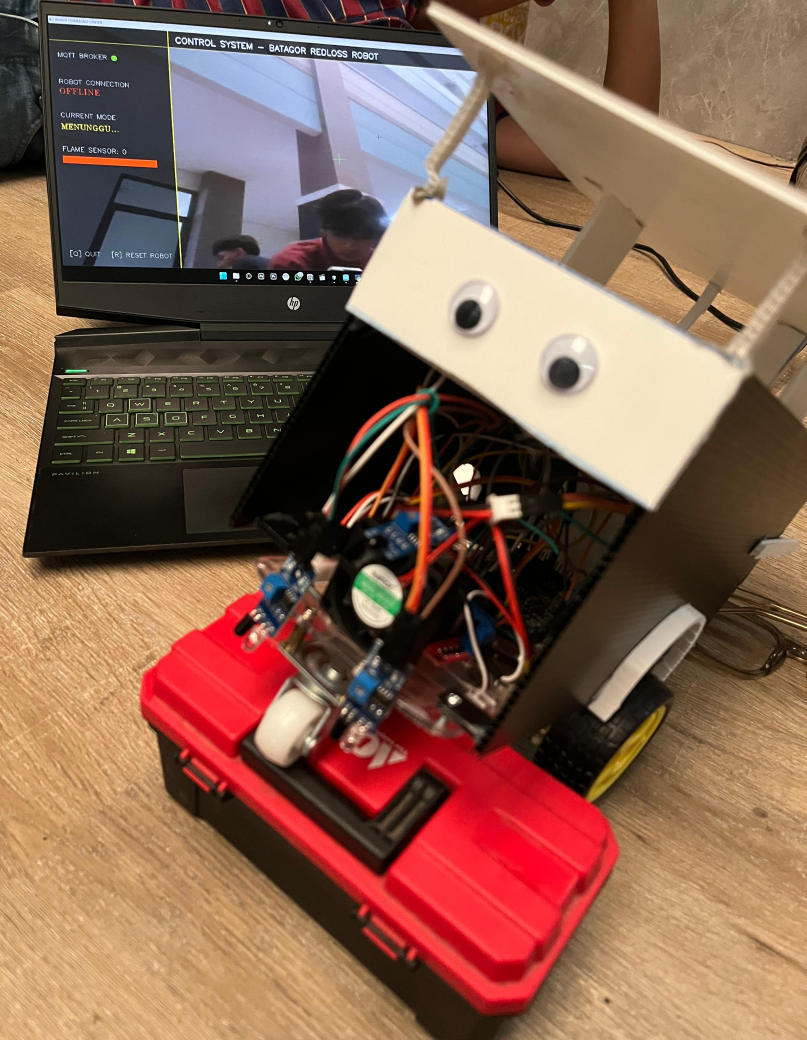
#> input picture robot.jpg, 2419 x 3119 px, given in place of the camera (shown at 1/3 size)
$ python Tampilan.py
#> lines starting #> are read from the running program, lines starting #| are printed output that depends on the picture; after the words box and inside, x2 and y2 are one past the last pixel; in counts of white or black regions, pixels touching at a corner belong together
import cv2
import paho.mqtt.client as mqtt
import numpy as np
import time

# ================= KONFIGURASI =================
MQTT_BROKER = "localhost"  # Ganti IP jika beda laptop
MQTT_PORT = 1883
WINDOW_NAME = "ROBOT COMMAND CENTER"
TARGET_WIDTH = 1280
TARGET_HEIGHT = 720

# Topik
TOPIC_STATUS = "robot/status"
TOPIC_SENSOR = "robot/sensor/flame"
TOPIC_COMMAND = "robot/command"

# ================= VARIABEL STATUS =================
broker_connected = False
robot_last_seen = 0
robot_online = False
robot_current_status = "MENUNGGU..."
sensor_value = "0"

visual_fire_detected = False
last_visual_state = False

# ================= MQTT HANDLERS =================
def on_connect(client, userdata, flags, rc):
    global broker_connected
    if rc == 0:
        broker_connected = True
        print("✅ PYTHON: Terhubung ke Broker MQTT!")
        client.subscribe(TOPIC_STATUS)
        client.subscribe(TOPIC_SENSOR)
    else:
        print(f"❌ PYTHON: Gagal Konek Broker (Code: {rc})")

def on_message(client, userdata, msg):
    global robot_last_seen, robot_online, robot_current_status, sensor_value

    payload = msg.payload.decode()
    topic = msg.topic

    robot_last_seen = time.time()
    robot_online = True

    if topic == TOPIC_STATUS:
        robot_current_status = payload
    elif topic == TOPIC_SENSOR:
        sensor_value = payload

# ================= CV & VISUAL UTILS =================
def draw_modern_hud(frame):
    global robot_online

    # 1. Base Layer & Overlay
    height, width, _ = frame.shape
    overlay = frame.copy()

    # --- SIDE PANEL (KIRI) ---
    panel_width = 320
    cv2.rectangle(overlay, (0, 0), (panel_width, height), (20, 20, 20), -1)

    # --- HEADER PANEL ---
    cv2.rectangle(overlay, (0, 0), (width, 50), (10, 10, 10), -1)

    # Alpha Blending
    alpha = 0.7
    cv2.addWeighted(overlay, alpha, frame, 1 - alpha, 0, frame)

    # --- GARIS DEKORATIF ---
    cv2.line(frame, (panel_width, 0), (panel_width, height), (0, 255, 255), 2)
    cv2.line(frame, (0, 50), (width, 50), (0, 255, 255), 1)

    # --- HEADER TEXT ---
    cv2.putText(frame, "CONTROL SYSTEM - BATAGOR REDLOSS ROBOT", (panel_width + 20, 35),
                cv2.FONT_HERSHEY_SIMPLEX, 0.8, (255, 255, 255), 2)

    # --- CROSSHAIR (TARGET) ---
    center_x, center_y = width // 2 + (panel_width // 2), height // 2
    cv2.line(frame, (center_x - 20, center_y), (center_x + 20, center_y), (0, 255, 0), 1)
    cv2.line(frame, (center_x, center_y - 20), (center_x, center_y + 20), (0, 255, 0), 1)

    # --- LOGIC STATUS ---
    if time.time() - robot_last_seen > 3.0:
        robot_online = False

    col_broker = (0, 255, 0) if broker_connected else (0, 0, 255)

    if robot_online:
        col_robot = (0, 255, 0)
        status_txt = "ONLINE"
    else:
        col_robot = (0, 0, 255)
        status_txt = "OFFLINE"

    # --- ISI SIDE PANEL ---
    x_pad = 20
    y_start = 100
    line_height = 40

    # 1. Broker Status
    cv2.putText(frame, "MQTT BROKER", (x_pad, y_start), cv2.FONT_HERSHEY_SIMPLEX, 0.6, (200, 200, 200), 1)
    cv2.circle(frame, (x_pad + 150, y_start - 5), 8, col_broker, -1)

    # 2. Robot Connection
    y_start += line_height * 2
    cv2.putText(frame, "ROBOT CONNECTION", (x_pad, y_start), cv2.FONT_HERSHEY_SIMPLEX, 0.6, (200, 200, 200), 1)
    cv2.putText(frame, status_txt, (x_pad, y_start + 30), cv2.FONT_HERSHEY_TRIPLEX, 0.8, col_robot, 1)

    # 3. Robot Mode
    y_start += int(line_height * 2.5)
    cv2.putText(frame, "CURRENT MODE", (x_pad, y_start), cv2.FONT_HERSHEY_SIMPLEX, 0.6, (200, 200, 200), 1)
    cv2.putText(frame, str(robot_current_status), (x_pad, y_start + 35), cv2.FONT_HERSHEY_TRIPLEX, 0.7, (0, 255, 255), 1)

    # 4. Sensor Value
    y_start += int(line_height * 2.5)

    try:
        val_int = int(sensor_value)
    except:
        val_int = 4095

    bar_width = int(((4095 - val_int) / 4095) * 250)
    if bar_width < 0: bar_width = 0

    cv2.putText(frame, f"FLAME SENSOR: {sensor_value}", (x_pad, y_start), cv2.FONT_HERSHEY_SIMPLEX, 0.6, (200, 200, 200), 1)

    cv2.rectangle(frame, (x_pad, y_start + 15), (x_pad + 250, y_start + 35), (50, 50, 50), -1)
    bar_color = (0, 255, 0)
    if val_int < 1000: bar_color = (0, 0, 255)
    elif val_int < 2500: bar_color = (0, 165, 255)

    cv2.rectangle(frame, (x_pad, y_start + 15), (x_pad + bar_width, y_start + 35), bar_color, -1)

    # --- FOOTER INSTRUCTIONS ---
    cv2.putText(frame, "[Q] QUIT   [R] RESET ROBOT", (x_pad, height - 30), cv2.FONT_HERSHEY_SIMPLEX, 0.6, (150, 150, 150), 1)

    return frame

# ================= BAGIAN PENTING: ALGORITMA DETEKSI API =================
def process_frame(frame):
    global visual_fire_detected

    # 1. Blur untuk mengurangi noise kamera
    blur = cv2.GaussianBlur(frame, (21, 21), 0)

    # 2. Convert ke HSV
    hsv = cv2.cvtColor(blur, cv2.COLOR_BGR2HSV)

    # --- LOGIKA STRICT (KETAT) UNTUK API ---
    # Api biasanya memiliki:
    # - Hue: Kuning ke Merah (0-30)
    # - Saturation: Sangat Tinggi (Api itu warnanya pekat, bukan pucat) > 130
    # - Value: Sangat Terang (Api itu sumber cahaya) > 180

    # Range untuk warna API (Kuning-Oranye Terang)
    lower = np.array([0, 130, 180], dtype="uint8")
    upper = np.array([35, 255, 255], dtype="uint8")

    mask = cv2.inRange(hsv, lower, upper)

    # 3. Morphological Transformations (Pembersihan Noise)
    # Erosi untuk menghilangkan titik-titik kecil (noise cahaya lampu)
    # Dilasi untuk mempertegas area api yang sesungguhnya
    mask = cv2.erode(mask, None, iterations=2)
    mask = cv2.dilate(mask, None, iterations=2)

    contours, _ = cv2.findContours(mask, cv2.RETR_EXTERNAL, cv2.CHAIN_APPROX_SIMPLE)

    visual_fire_detected = False

    for cnt in contours:
        # Filter ukuran: hanya anggap api jika areanya cukup besar (> 300px)
        # Tapi jangan terlalu kecil agar tidak mendeteksi lampu led indikator
        area = cv2.contourArea(cnt)

        if area > 300:
            visual_fire_detected = True
            x, y, w, h = cv2.boundingRect(cnt)

            # --- VISUALISASI KOTAK MERAH BERKEDIP ---
            # Kotak merah
            cv2.rectangle(frame, (x, y), (x+w, y+h), (0, 0, 255), 2)

            # Label
            cv2.rectangle(frame, (x, y-30), (x+150, y), (0, 0, 255), -1)
            cv2.putText(frame, f"API! ({int(area)})", (x+5, y-8), cv2.FONT_HERSHEY_SIMPLEX, 0.7, (255, 255, 255), 2)

    return frame

# ================= MAIN LOOP =================
client = mqtt.Client()
client.on_connect = on_connect
client.on_message = on_message

print("Menghubungkan ke MQTT...")
try:
    client.connect(MQTT_BROKER, MQTT_PORT, 60)
    client.loop_start()
except:
    print("GAGAL KONEK BROKER. Pastikan Mosquitto jalan!")

# Setup Window
cv2.namedWindow(WINDOW_NAME, cv2.WINDOW_NORMAL)
cv2.resizeWindow(WINDOW_NAME, 1024, 600)

cap = cv2.VideoCapture(0)

# Setting Exposure Manual (Opsional, agar background lebih gelap dan api lebih jelas)
# cap.set(cv2.CAP_PROP_EXPOSURE, -6.0)

try:
    while True:
        ret, raw_frame = cap.read()
#> raw_frame is the input picture: shape (3119, 2419, 3); mean B, G, R 82.4, 100, 136.2
        if not ret: break

        frame = cv2.resize(raw_frame, (TARGET_WIDTH, TARGET_HEIGHT))

        # Deteksi Api yang sudah diperbaiki
        frame = process_frame(frame)
#> in process_frame, `hsv = cv2.cvtColor(blur, cv2.COLOR_BGR2HSV)`: hsv: shape (720, 1280, 3); mean H, S, V 41, 113.8, 139.2
#> in process_frame, `mask = cv2.inRange(hsv, lower, upper)`: mask: shape (720, 1280); 1.6% white; 103 white regions (77 under 20 px), largest, box (x1, y1, x2, y2) and area: (218, 403, 412, 506) 2009, (652, 284, 687, 419) 1889, (33, 487, 131, 541) 1878
#> in process_frame, `mask = cv2.erode(mask, None, iterations=2)`: mask: shape (720, 1280); 0.68% white; 27 white regions (13 under 20 px), largest, box (x1, y1, x2, y2) and area: (655, 286, 685, 416) 1193, (37, 491, 122, 534) 1160, (0, 242, 72, 267) 905
#> in process_frame, `mask = cv2.dilate(mask, None, iterations=2)`:
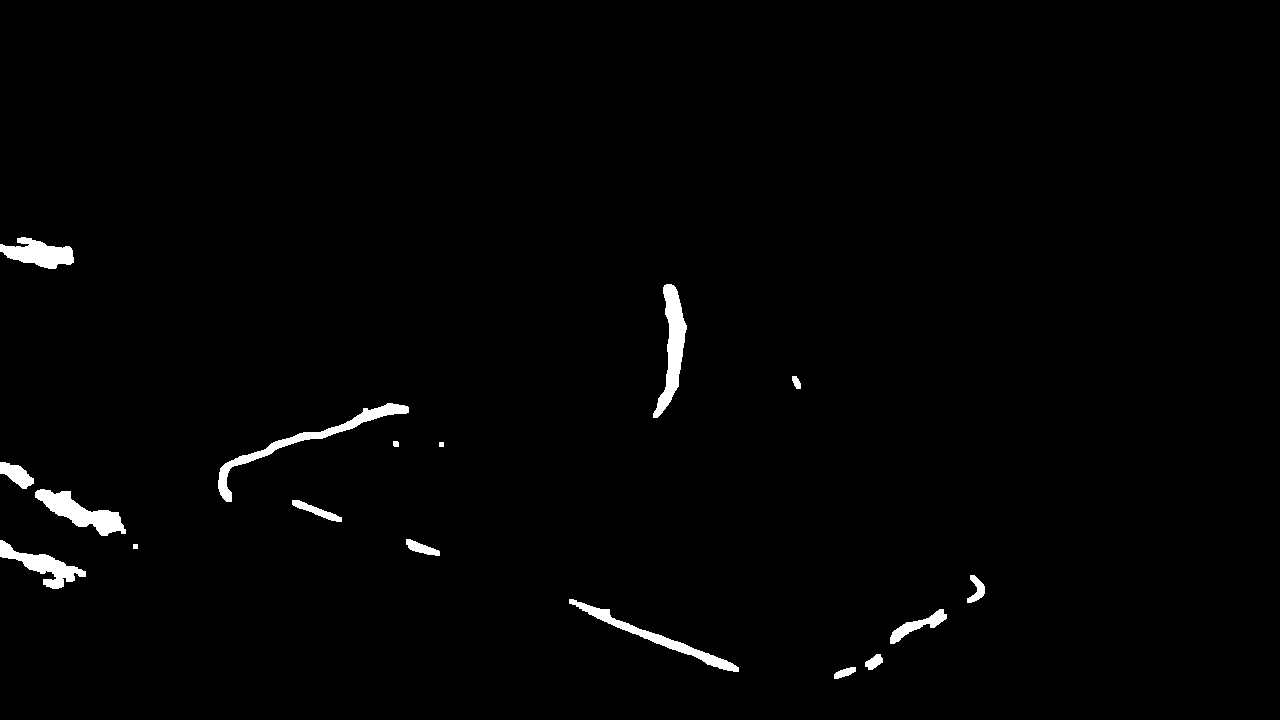
#> mask: shape (720, 1280); 1.3% white; 17 white regions
#> in process_frame, `contours, _ = cv2.findContours(mask, cv2.RETR_EXTERNAL, cv2.CHAIN_APPR..`: contours = 17 contours, 2 with area under 20; largest, box (x1, y1, x2, y2) and area: (653, 284, 687, 418) 1742, (218, 403, 409, 502) 1717, (35, 489, 126, 536) 1628, (569, 599, 739, 672) 1354, (0, 237, 74, 269) 1300
#> the loop in process_frame, `for cnt in contours:` made 17 passes
#> (area, x, y, w, h) on passes 3, 4, 7, 9, 10, 11, 14, 16, 17: (544.5, 890, 609, 57, 35), (1354.5, 569, 599, 170, 73), (1264.5, 0, 540, 86, 49), (303, 292, 500, 50, 22), (1627.5, 35, 489, 91, 47), (460.5, 0, 462, 34, 27), (1717, 218, 403, 191, 99), (1741.5, 653, 284, 34, 134), (1300, 0, 237, 74, 32)
#> area on passes 1, 2, 5, 8, 13, 15: 128, 153, 216, 244.5, 24, 64
#> after the loop in process_frame, `for cnt in contours:`:
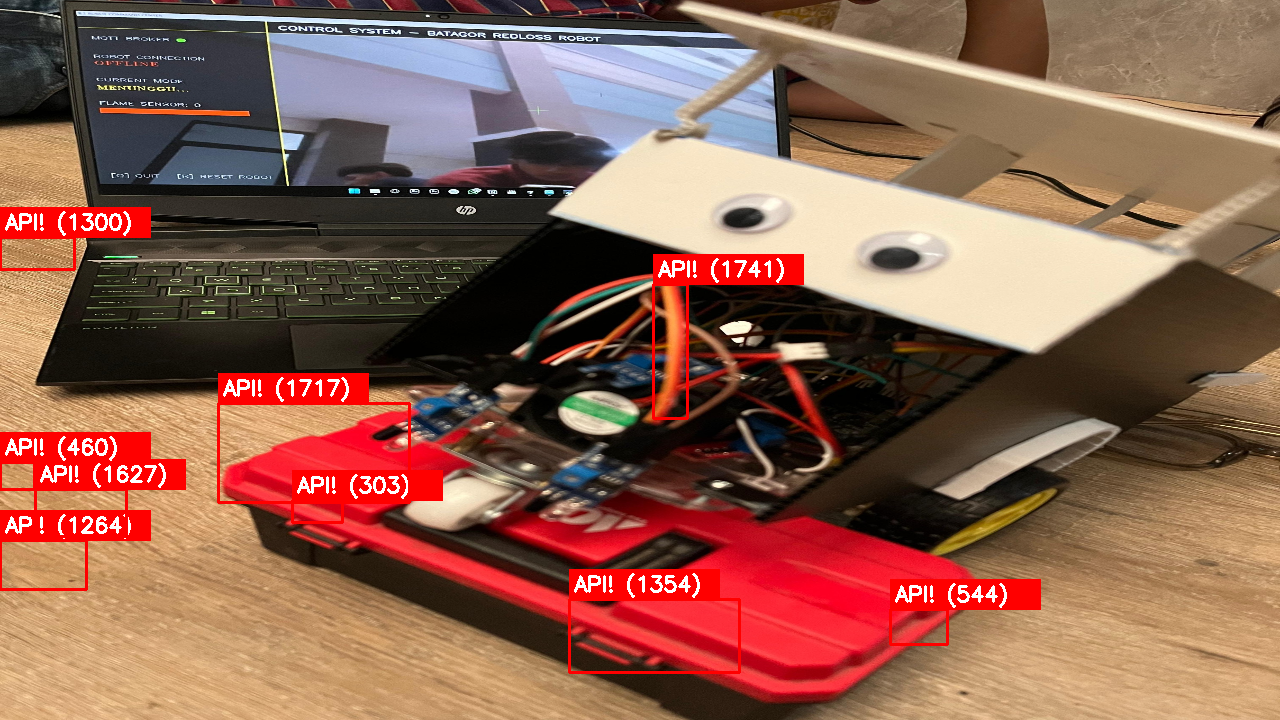
#> frame: shape (720, 1280, 3); mean B, G, R 80.4, 96.7, 140

        # Gambar HUD
        frame = draw_modern_hud(frame)
#> in draw_modern_hud, `cv2.rectangle(overlay, (0, 0), (width, 50), (10, 10, 10), -1)`:
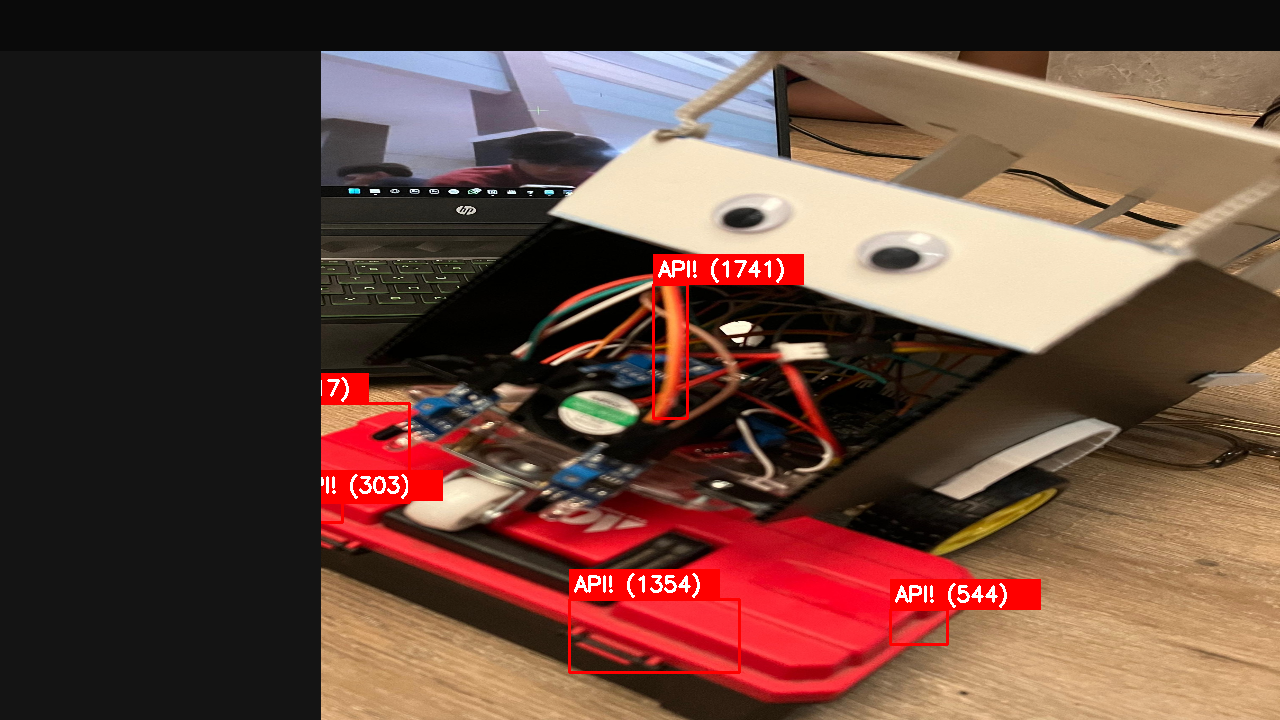
#> overlay: shape (720, 1280, 3); mean B, G, R 61.3, 71.9, 102.6
#> in draw_modern_hud, `cv2.line(frame, (center_x - 20, center_y), (center_x + 20, center_y), ..`: frame: shape (720, 1280, 3); mean B, G, R 67.8, 81.1, 115.5
#> in draw_modern_hud, `cv2.line(frame, (center_x, center_y - 20), (center_x, center_y + 20), ..`: frame: shape (720, 1280, 3); mean B, G, R 67.8, 81.2, 115.5
#> in draw_modern_hud, `cv2.putText(frame, "MQTT BROKER", (x_pad, y_start), cv2.FONT_HERSHEY_S..`: frame: shape (720, 1280, 3); mean B, G, R 67.9, 81.2, 115.5
#> in draw_modern_hud, `cv2.circle(frame, (x_pad + 150, y_start - 5), 8, col_broker, -1)`: frame: shape (720, 1280, 3); mean B, G, R 67.9, 81.2, 115.6
#> in draw_modern_hud, `cv2.rectangle(frame, (x_pad, y_start + 15), (x_pad + 250, y_start + 35..`: frame: shape (720, 1280, 3); mean B, G, R 68.1, 81.5, 115.9
#> in draw_modern_hud, `cv2.putText(frame, "[Q] QUIT   [R] RESET ROBOT", (x_pad, height - 30),..`:
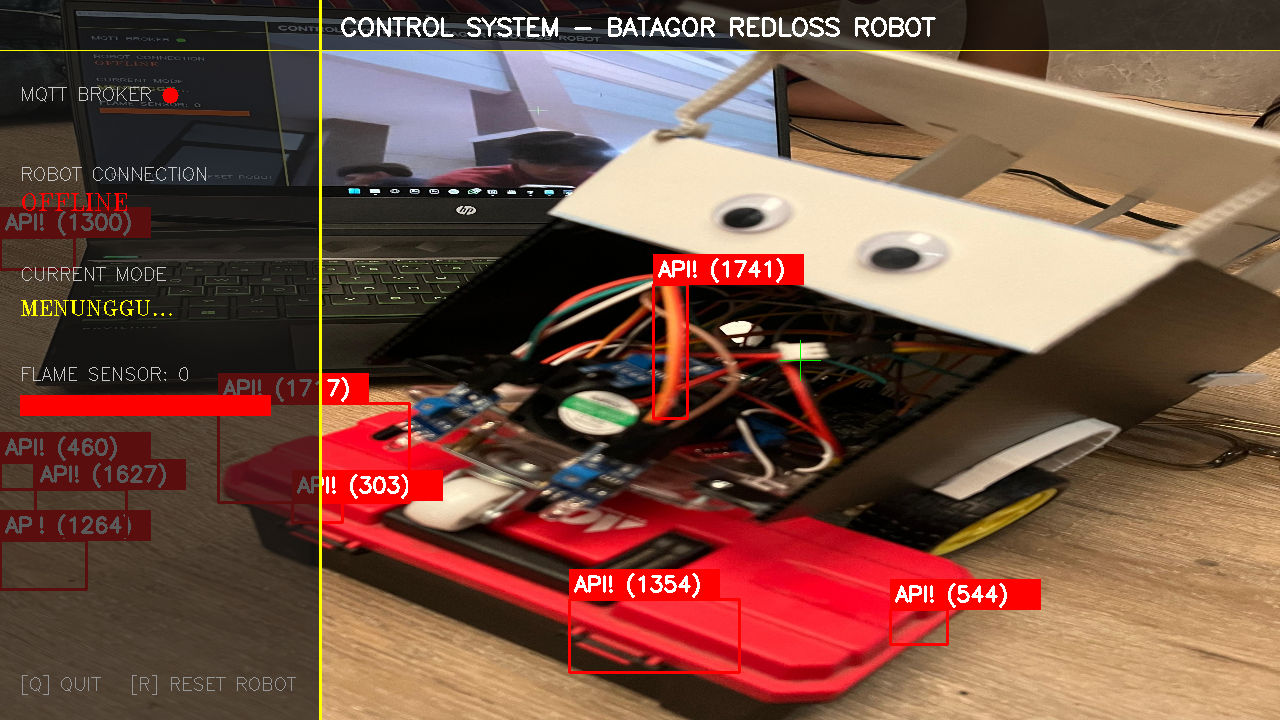
#> frame: shape (720, 1280, 3); mean B, G, R 67.9, 81.3, 117.1

        # MQTT Logic
        if visual_fire_detected and not last_visual_state:
            print("🔥 DETEKSI VISUAL: Mengirim perintah START...")
            client.publish(TOPIC_COMMAND, "FIRE_DETECTED")
        last_visual_state = visual_fire_detected
#> last_visual_state = True

        cv2.imshow(WINDOW_NAME, frame)

        key = cv2.waitKey(1) & 0xFF
#> (key q is pressed here)
        if key == ord('q'):
            break
        elif key == ord('r'):
            print("🔄 RESET MANUAL dikirim.")
            client.publish(TOPIC_COMMAND, "RESET")

except KeyboardInterrupt:
    pass

finally:
    print("Menutup aplikasi...")
    client.publish(TOPIC_COMMAND, "RESET")
    cap.release()
    cv2.destroyAllWindows()
    client.loop_stop()
